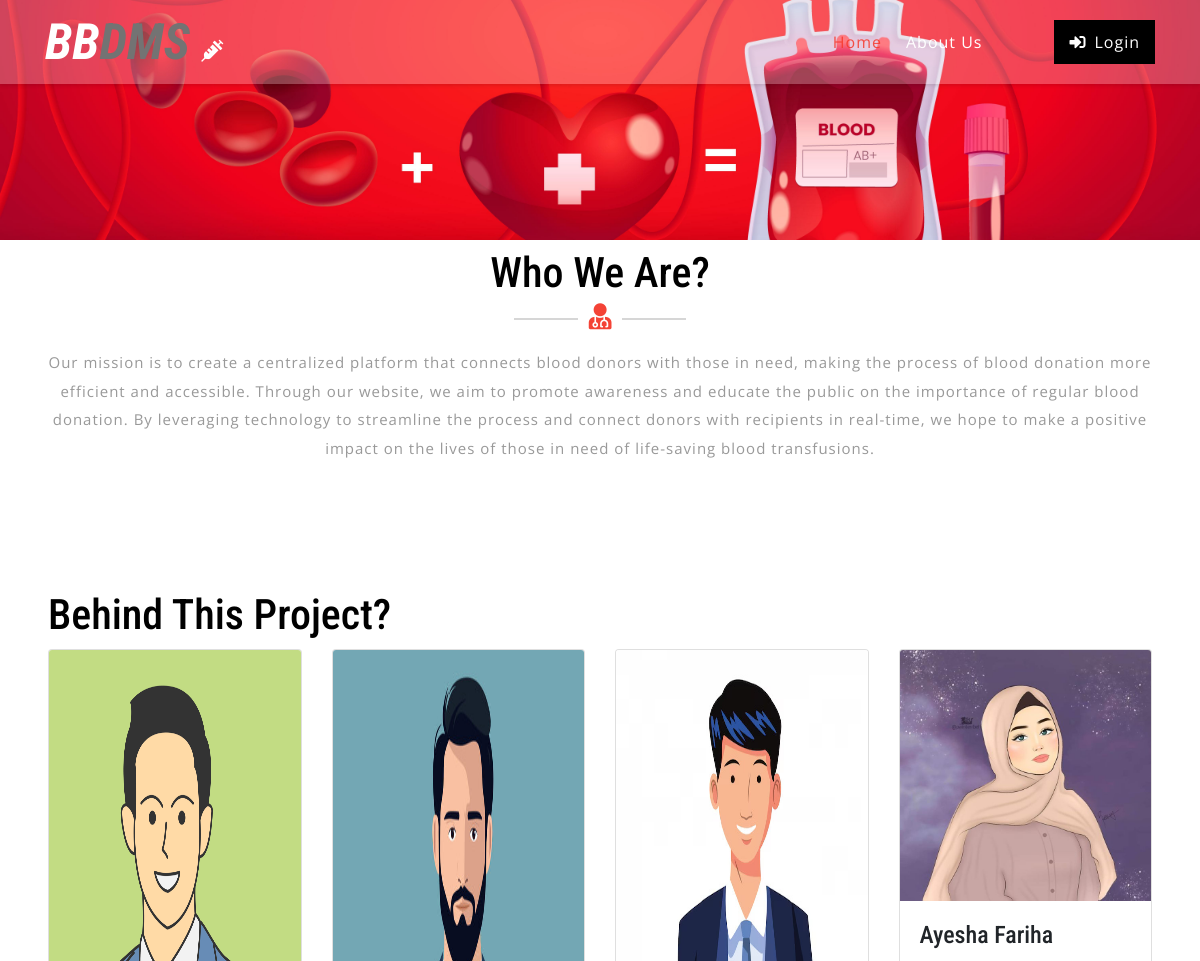
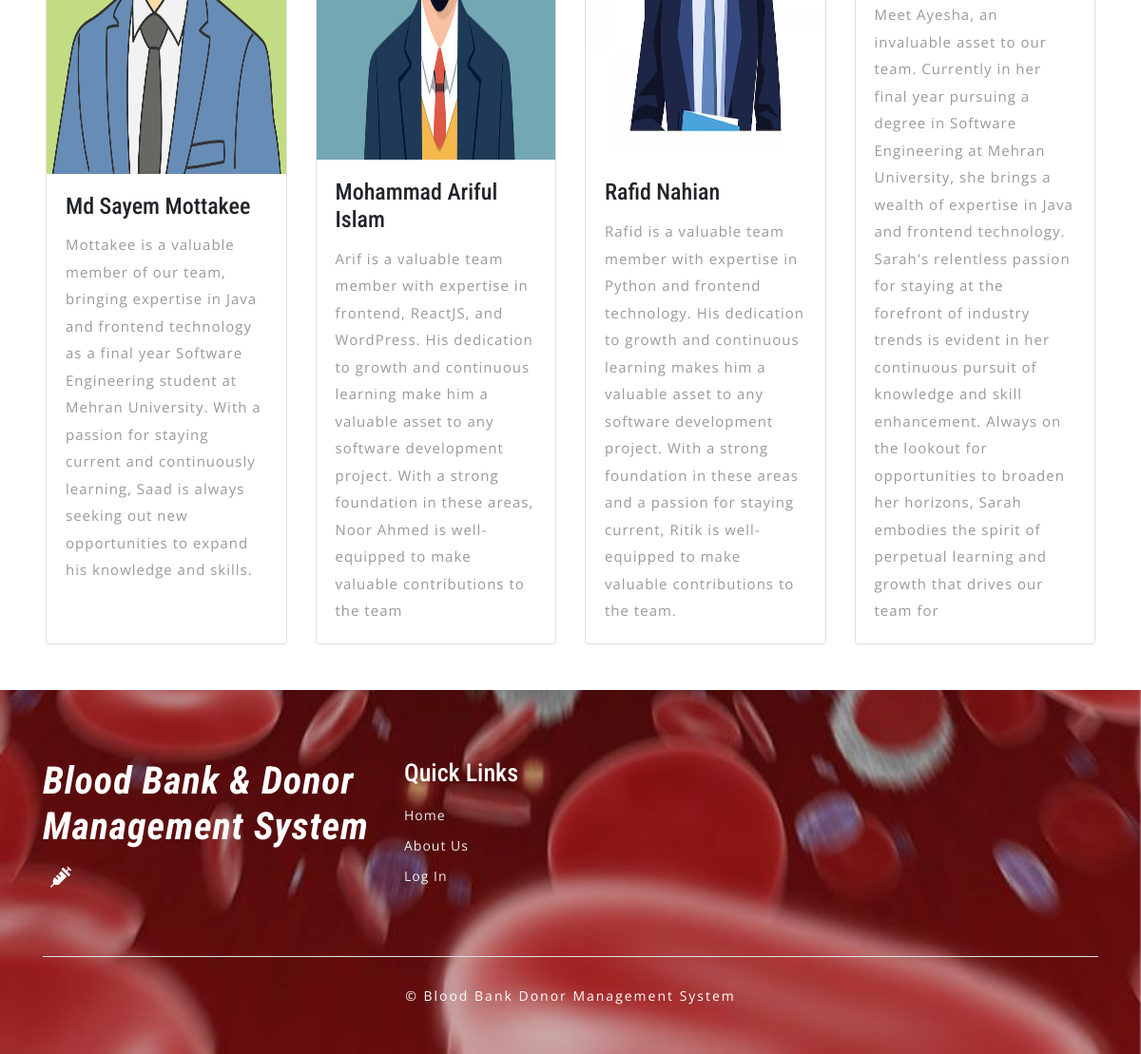
Page /about.php on the committed database (2 pictures, top to bottom).
### tables this page shows
CREATE TABLE `teammembers` (
  `ID` int(11) NOT NULL,
  `Name` varchar(100) DEFAULT NULL,
  `ShortMessage` varchar(500) DEFAULT NULL,
  `Image` varchar(255) DEFAULT NULL
);

### about.php (the view, shortened to what this page needs)
<?php
include('includes/config.php');
$sql = "SELECT * FROM TeamMembers";
$query = $dbh->prepare($sql);
$query->execute();
$teamMembers = $query->fetchAll(PDO::FETCH_ASSOC);
?>
<!DOCTYPE html>
<html lang="zxx">
<head>
    <link rel="stylesheet" href="css/bootstrap.css">
    <link rel="stylesheet" href="css/style.css" type="text/css" media="all" />
    <link rel="stylesheet" href="css/fontawesome-all.css">
</head>
<body>
    <?php include('includes/header.php'); ?>
    <div class="inner-banner-w3ls">
    </div>
    <section class="about">
        <div class="container py-xl-2 py-lg-2">
            <div class="w3ls-titles text-center mb-md-5 mb-4">
                <h3 class="title">Who We Are?</h3>
                <span>
                    <i class="fas fa-user-md"></i>
                </span>
                <p class="py-3">Our mission is to create a centralized platform that connects blood donors with those in need, making the process of blood donation more efficient and accessible. Through our website, we aim to promote awareness and educate the public on the importance of regular blood donation. By leveraging technology to streamline the process and connect donors with recipients in real-time, we hope to make a positive impact on the lives of those in need of life-saving blood transfusions.</p>
            </div>
        </div>
    </section>
    <section class="p-5">
        <h3 class="title py-xl-2 py-lg-2">Behind This Project?</h3>
        <div class="card-deck">
            <?php foreach ($teamMembers as $member) : ?>
                <div class="card">
                    <img src="<?php echo $member['Image']; ?>" class="card-img-top team-img" alt="<?php echo $member['Name']; ?>" style="height:50%">
                    <div class="card-body">
                        <h4 class="card-title"><?php echo $member['Name']; ?></h4>
                        <p class="card-text"><?php echo $member['ShortMessage']; ?></p>
                    </div>
                </div>
            <?php endforeach; ?>
        </div>
    </section>
    <?php include('includes/footer.php'); ?>
</body>
</html>

### includes/header.php (shortened to what this page needs)
<div id="home">
    <div class="main-top py-1">
        <nav class="navbar navbar-expand-lg navbar-light fixed-navi">
            <div class="container">
                <h1>
                    <a class="navbar-brand font-weight-bold font-italic" href="index.php">
                        <span>BB</span>DMS
                        <i class="fas fa-syringe"></i>
                    </a>
                </h1>
                <div class="collapse navbar-collapse text-center" id="navbarSupportedContent">
                    <ul class="navbar-nav ml-lg-auto">
                        <li class="nav-item active mt-lg-0 mt-3">
                            <a class="nav-link" href="index.php">Home
                            </a>
                        </li>
                        <li class="nav-item mx-lg-4 my-lg-0 my-3">
                            <a class="nav-link" href="about.php">About Us</a>
                        </li>
                        <?php if (strlen($_SESSION['bbdmsdid']==0)) {?>
                    </ul>
                    <a href="login.php" class="login-button ml-lg-5 mt-lg-0 mt-4 mb-lg-0 mb-3" >
                        <i class="fas fa-sign-in-alt mr-2"></i>Login</a><?php } ?>
                </div>
            </div>
        </nav>
    </div>

### includes/footer.php
<footer>
  <div class="w3ls-footer-grids pt-sm-4 pt-3">
    <div class="container py-xl-5 py-lg-3">
      <div class="row">
        <div class="col-md-4 w3l-footer">
          <h2 class="mb-sm-3 mb-2">
            <a href="index.php" class="text-white font-italic font-weight-bold">
              Blood Bank & Donor Management System
                <i class="fas fa-syringe ml-2"></i>
            </a>
          </h2>
        </div>
        <div class="col-md-4 w3l-footer">
          <h3 class="mb-sm-3 mb-2 text-white">Quick Links</h3>
          <div class="nav-w3-l">
            <ul class="list-unstyled">
              <li>
                <a href="index.php">Home</a>
              </li>
              <li class="mt-2">
                <a href="about.php">About Us</a>
              </li>
              <li class="mt-2">
                <a href="login.php">Log In</a>
              </li>
            </ul>
          </div>
        </div>
      </div>
        <div class="border-top mt-5 pt-lg-4 pt-3 pb-lg-0 pb-3 text-center">
          <p class="copy-right-grids mt-lg-1">©  Blood Bank Donor Management System</p>
        </div>
    </div>
  </div>
</footer>

### css/style.css (style rules this page uses)
body { padding: 0; margin: 0; background: #FFF; font-family: 'Open Sans', sans-serif; }
body a { transition: 0.5s all; -webkit-transition: 0.5s all; -moz-transition: 0.5s all; -o-transition: 0.5s all; -ms-transition: 0.5s all; text-decoration: none; }
h1, h2, h3, h4, h5, h6 { margin: 0; padding: 0; font-family: 'Roboto Condensed', sans-serif; }
p { margin: 0; padding: 0; font-family: 'Open Sans', sans-serif; font-size: 15px; letter-spacing: 1px; line-height: 1.9; color: #999; }
ul, ol { margin: 0; padding: 0; }
div#home { position: relative; }
.main-top { position: absolute; z-index: 999; width: 100%; background: rgba(255, 255, 255, 0.26); box-shadow: 0 2px 3px 0 rgba(0, 0, 0, 0.1); -webkit-transition: background-color .1s ease-in-out; -moz-transition: background-color .1s ease-in-out; -ms-transition: background-color .1s ease-in-out; -o-transition: background-color .1s ease-in-out; transition: background-color .1s ease-in-out; }
.navbar-light .navbar-nav .nav-link { padding: 0; color: #fff; background: transparent; font-size: 16px; letter-spacing: 1px; }
.navbar-light .navbar-nav .show>.nav-link, .navbar-light .navbar-nav .active>.nav-link, .navbar-light .navbar-nav .nav-link.show, .navbar-light .navbar-nav .nav-link.active, .navbar-light .navbar-nav .nav-link:hover, .navbar-light .navbar-nav .nav-link:focus { color: #f6392cdd; }
nav.fixed-navi ul { list-style: none; margin: 0; padding: 0; }
nav.fixed-navi ul li { float: left; }
a.navbar-brand { color: #737373; font-size: 50px; padding: 0; }
.navbar-light .navbar-brand, .navbar-light .navbar-brand:hover, .navbar-light .navbar-brand:focus, .w3l-footer h2 a span { color: #737373; }
a.navbar-brand span { color: #fff; }
a.navbar-brand i, .w3l-footer h2 a i { color: #fff; font-size: 22px; }
a.login-button { color: #fff; letter-spacing: 1px; font-size: 16px; padding: 10px 15px; background: #000; display: inline-block; }
h3.title { color: #000; font-size: 42px; }
.w3ls-titles span { position: relative; }
.w3ls-titles span:before { content: " "; background: #d6d6d6; width: 64px; height: 2px; position: absolute; top: 9px; left: -75px; }
.w3ls-titles span:after { content: " "; background: #d6d6d6; width: 64px; height: 2px; position: absolute; top: 9px; right: -75px; }
.w3ls-titles i { color: #f44336; font-size: 26px; margin-top: 5px; }
footer { background: url(../images/bg3.jpg) no-repeat center fixed; background-size: cover; -webkit-background-size: cover; -moz-background-size: cover; -o-background-size: cover; -moz-background-size: cover; }
.w3l-footer h2 a { font-size: 40px; letter-spacing: 1px; }
.w3l-footer h3 { font-size: 26px; }
.w3l-footer p, .w3l-footer p a, .w3l-footer ul li a { font-size: 14px; color: #efefef; letter-spacing: 1px; }
p.copy-right-grids { font-size: 14px; color: #fff; letter-spacing: 2px; }
.inner-banner-w3ls { background: url(../images/banner3.jpg) no-repeat center; background-size: cover; -webkit-background-size: cover; -moz-background-size: cover; -o-background-size: cover; -moz-background-size: cover; height: 20vw; }

### rows in the picture
teammembers: Image (picture), Name "Md Sayem Mottakee", ShortMessage "Mottakee is a valuable member of our team, bringing expertise in Java and frontend technology as a final year Software Engineering student at Mehran University. With a passion for staying current and continuously learning, Saad is always seeking out new opportunities to expand his knowledge and skills."
teammembers: Image (picture), Name "Mohammad Ariful Islam", ShortMessage "Arif is a valuable team member with expertise in frontend, ReactJS, and WordPress. His dedication to growth and continuous learning make him a valuable asset to any software development project. With a strong foundation in these areas, Noor Ahmed is well-equipped to make valuable contributions to the team"
teammembers: Image (picture), Name "Rafid Nahian", ShortMessage "Rafid is a valuable team member with expertise in Python and frontend technology. His dedication to growth and continuous learning makes him a valuable asset to any software development project. With a strong foundation in these areas and a passion for staying current, Ritik is well-equipped to make valuable contributions to the team."
teammembers: Image (picture), Name "Ayesha Fariha", ShortMessage "Meet Ayesha, an invaluable asset to our team. Currently in her final year pursuing a degree in Software Engineering at Mehran University, she brings a wealth of expertise in Java and frontend technology. Sarah's relentless passion for staying at the forefront of industry trends is evident in her continuous pursuit of knowledge and skill enhancement. Always on the lookout for opportunities to broaden her horizons, Sarah embodies the spirit of perpetual learning and growth that drives our team for"
